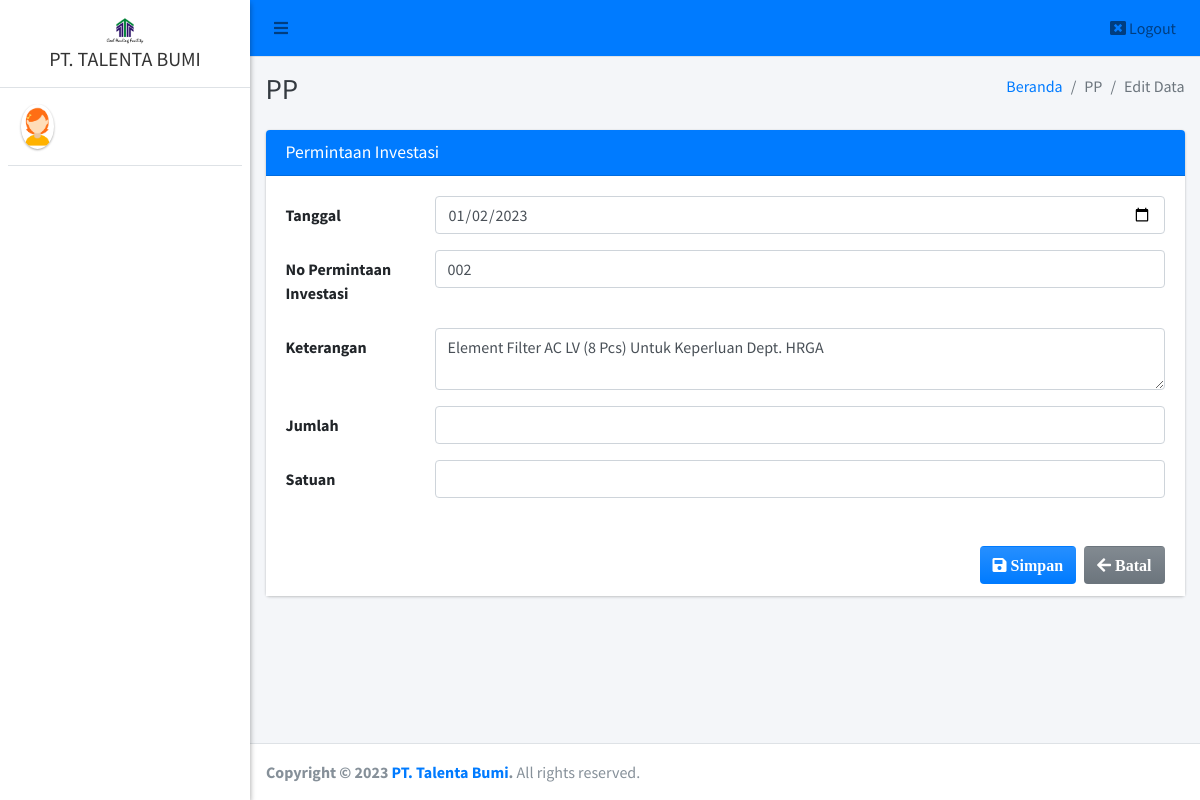
The app's page /admin/pp/edit?id=26, older data.
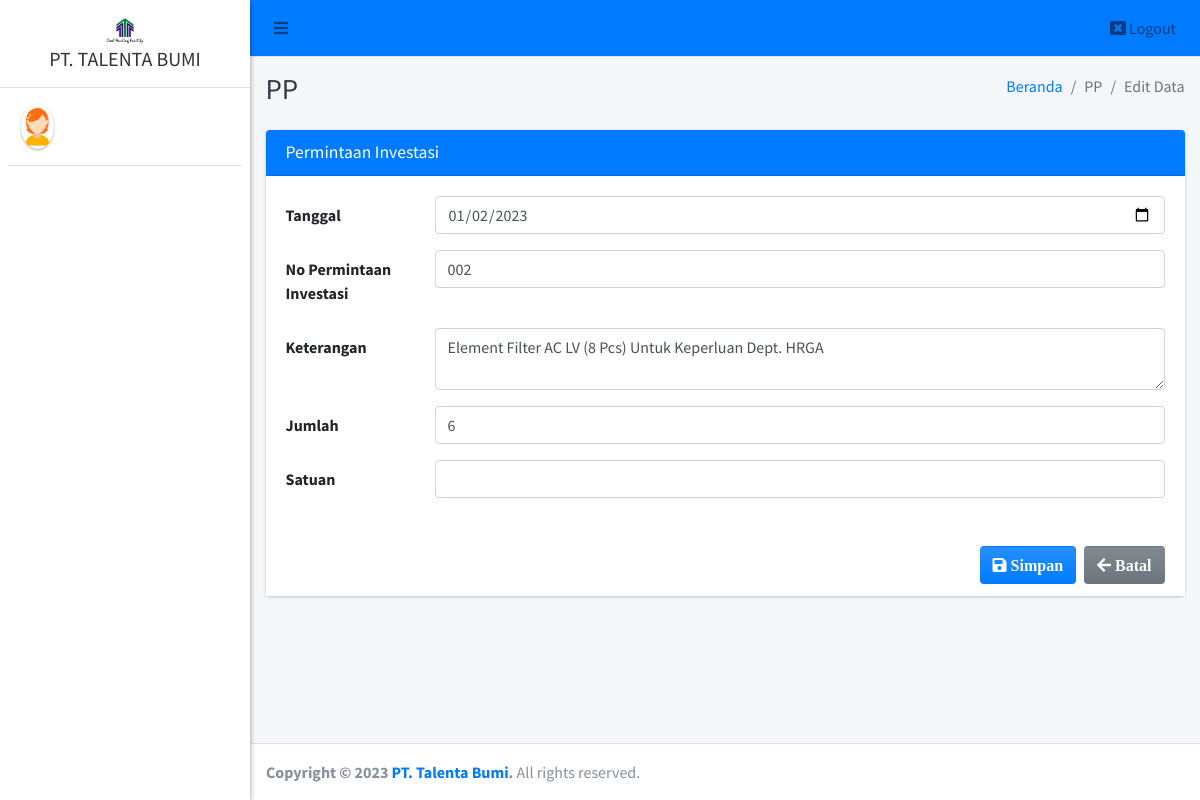
The same page, newer data.
### tables this page shows
CREATE TABLE `pp` (
  `id_pp` int(11) NOT NULL,
  `tanggal_permintaan` date NOT NULL,
  `no_pp` varchar(40) NOT NULL,
  `keterangan` text NOT NULL,
  `jumlah` varchar(20) NOT NULL,
  `satuan` varchar(20) NOT NULL
);

### admin/pp/edit.php (the view, shortened to what the changed rows need)
<?php
require '../../config/koneksi.php';
?>
<!DOCTYPE html>
<html>
<?php
include '../../templates/head.php';
$id = $_GET['id'];
$data = $koneksi->query("SELECT * FROM pp WHERE id_pp = '$id'");
$row = $data->fetch_array();
?>
<body class="hold-transition sidebar-mini layout-fixed">
    <div class="wrapper">
        <div class="content-wrapper">
            <div class="content-header">
                <div class="container-fluid">
                    <div class="row mb-2">
                        <div class="col-sm-6">
                            <h1 class="m-0 text-dark">PP</h1>
                        </div>
                    </div>
                </div>
            </div>
            <section class="content">
                <div class="container-fluid">
                    <form class="form-horizontal" method="POST" action="" enctype="multipart/form-data">
                        <div class="row">
                            <div class="col-md-12">
                                <div class="card card-primary">
                                    <div class="card-body" style="background-color: white;">
                                        <div class="form-group row">
                                            <div class="col-sm-10">
                                                <input type="date" class="form-control" name="tanggal_permintaan" value="<?= $row['tanggal_permintaan'] ?>">
                                            </div>
                                        </div>
                                        <div class="form-group row">
                                            <div class="col-sm-10">
                                                <input type="text" class="form-control" name="no_pp" value="<?= $row['no_pp'] ?>">
                                            </div>
                                        </div>
                                        <div class="form-group row">
                                            <div class="col-sm-10">
                                                <textarea class="form-control" name="keterangan"><?= $row['keterangan'] ?></textarea>
                                            </div>
                                        </div>
                                        <div class="form-group row">
                                            <div class="col-sm-10">
                                                <input type="text" class="form-control" name="jumlah" value="<?= $row['jumlah'] ?>">
                                            </div>
                                        </div>
                                    </div>
                                </div>
                            </div>
                        </div>
                    </form>
                </div>
            </section>
        </div>
    </div>
</body>
</html>

Row changes from the older to the newer data that the page shows:
changed pp "Element Filter AC LV (8 Pcs) Untuk Keperluan Dept. HRGA": jumlah (not shown) → "6"
